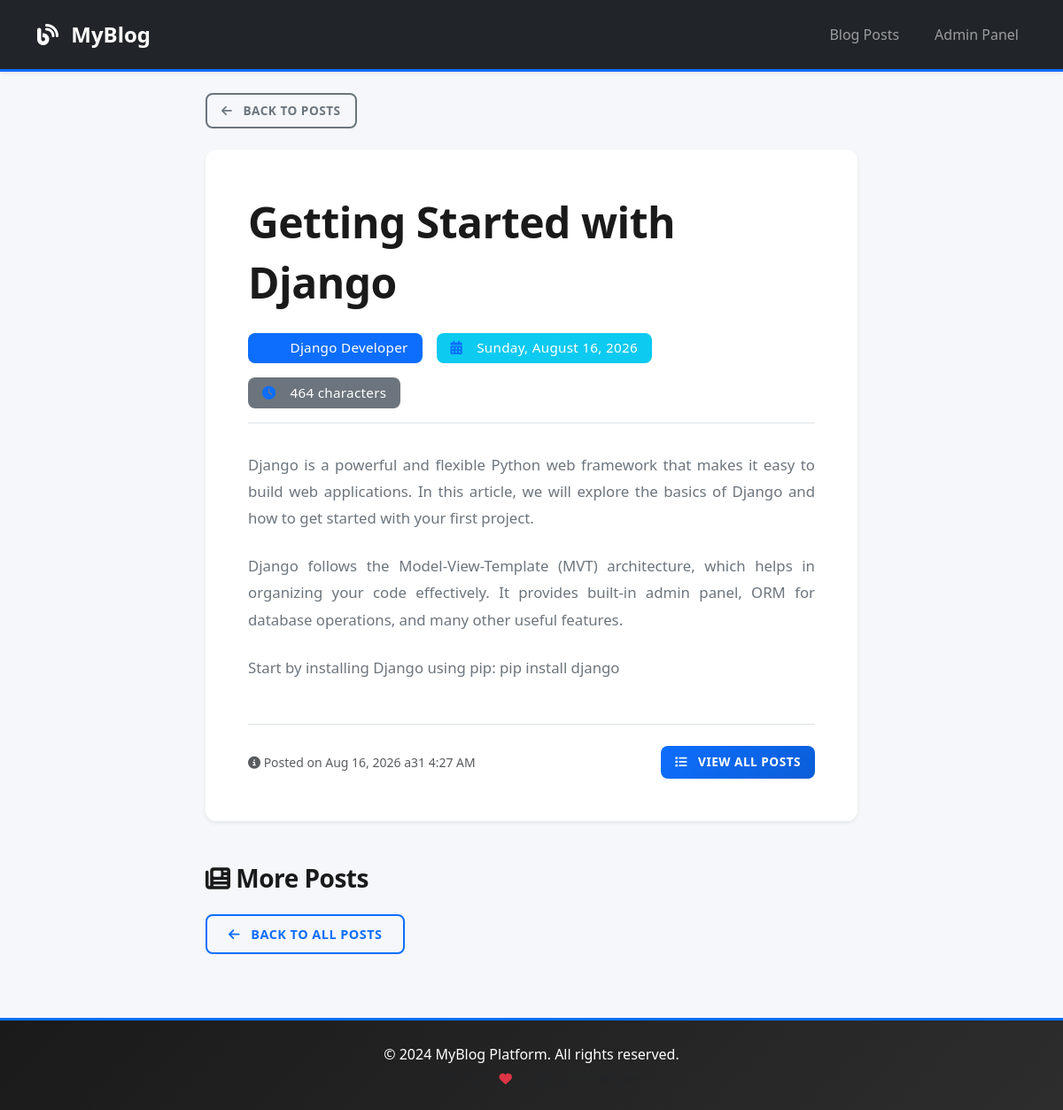
The app's page /post/2/ with its own data.
### blog/models.py (models this page shows, shortened)
class Blog(models.Model):
    title = models.CharField(max_length=200)
    content = models.TextField()
    author =  models.CharField(max_length=50)
    created_at = models.DateTimeField(auto_now_add=True)

### blog/views.py (the view)
# urls.py: path('post/<int:pk>/', views.blog_detail, name='blog_detail'),
def blog_detail(request, pk):
    blog = get_object_or_404(Blog, pk=pk)
    context = {
        'blog': blog,
    }
    return render(request, 'blog/blog_detail.html', context)

### templates/blog/blog_detail.html (shortened to what this page needs)
{% extends "base.html" %}
{% load i18n %}
{% block content %}
<div class="row">
    <div class="col-md-8 mx-auto">
        <div class="mb-4">
            <a href="{% url 'blog_list' %}" class="btn btn-outline-secondary btn-sm">
                <i class="fas fa-arrow-left"></i> Back to Posts
            </a>
        </div>
        <article class="blog-detail card shadow-sm">
            <div class="card-body p-5">
                <h1 class="display-5 fw-bold mb-4">{{ blog.title }}</h1>
                <div class="blog-meta mb-4 pb-3 border-bottom">
                    <div class="row g-3">
                        <div class="col-auto">
                            <span class="badge bg-primary">
                                <i class="fas fa-user-circle"></i> {{ blog.author }}
                            </span>
                        </div>
                        <div class="col-auto">
                            <span class="badge bg-info">
                                <i class="fas fa-calendar-alt"></i> {{ blog.created_at|date:"l, F d, Y" }}
                            </span>
                        </div>
                        <div class="col-auto">
                            <span class="badge bg-secondary">
                                <i class="fas fa-clock"></i> {% blocktrans count counter=blog.content|length %}{{ counter }} character{% plural %}{{ counter }} characters{% endblocktrans %}
                            </span>
                        </div>
                    </div>
                </div>
                <div class="blog-content lead text-secondary lh-lg">
                    {{ blog.content|linebreaks }}
                </div>
                <div class="mt-5 pt-4 border-top">
                    <div class="d-flex justify-content-between align-items-center">
                        <div>
                            <small class="text-muted">
                                <i class="fas fa-info-circle"></i> Posted on {{ blog.created_at|date:"M d, Y \\at g:i A" }}
                            </small>
                        </div>
                        <a href="{% url 'blog_list' %}" class="btn btn-primary btn-sm">
                            <i class="fas fa-list"></i> View All Posts
                        </a>
                    </div>
                </div>
            </div>
        </article>
        <div class="mt-5">
            <h3 class="mb-4">
                <i class="fas fa-newspaper"></i> More Posts
            </h3>
            <a href="{% url 'blog_list' %}" class="btn btn-outline-primary">
                <i class="fas fa-arrow-left"></i> Back to All Posts
            </a>
        </div>
    </div>
</div>
{% endblock %}

### static/css/style.css (style rules this page uses)
:root { --primary-color: #0d6efd; --secondary-color: #6c757d; --success-color: #198754; --danger-color: #dc3545; --warning-color: #ffc107; --info-color: #0dcaf0; --dark-color: #212529; --light-color: #f8f9fa; --transition: all 0.3s ease; }
* { margin: 0; padding: 0; box-sizing: border-box; }
html, body { height: 100%; }
body { display: flex; flex-direction: column; font-family: 'Segoe UI', Tahoma, Geneva, Verdana, sans-serif; background-color: #f5f7fa; color: #333; }
h1, h2, h3, h4, h5, h6 { font-weight: 600; color: #1a1a1a; letter-spacing: -0.5px; }
p { font-size: 1.05rem; line-height: 1.8; }
a { transition: var(--transition); }
.blog-meta { display: flex; gap: 1rem; font-size: 0.95rem; }
.blog-meta span { display: flex; align-items: center; gap: 0.5rem; }
.blog-meta i { color: var(--primary-color); }
.btn { border-radius: 8px; font-weight: 600; padding: 0.6rem 1.5rem; transition: var(--transition); text-transform: uppercase; font-size: 0.9rem; letter-spacing: 0.5px; }
.btn-primary { background: linear-gradient(135deg, var(--primary-color), #0b5ed7); border: none; }
.btn-outline-secondary { border-width: 2px; color: var(--secondary-color); }
.btn-outline-primary { border-width: 2px; color: var(--primary-color); }
.btn-sm { padding: 0.5rem 1rem; font-size: 0.85rem; }
.btn i { margin-right: 0.5rem; }
.blog-detail { border: none; border-radius: 12px; background: white; animation: fadeIn 0.6s ease; }
.blog-detail .card-body { position: relative; }
.blog-detail h1 { line-height: 1.4; margin-bottom: 1.5rem; }
.blog-meta { display: flex; flex-wrap: wrap; gap: 1rem; align-items: center; }
.badge { padding: 0.6rem 1rem; font-size: 0.95rem; font-weight: 500; letter-spacing: 0.3px; border-radius: 8px; }
.badge i { margin-right: 0.5rem; }
.blog-content { font-size: 1.1rem; line-height: 2; color: #505050; margin: 2rem 0; }
.blog-content p { margin-bottom: 1.5rem; text-align: justify; }
.blog-content p:last-child { margin-bottom: 0; }

### records on screen
Blog: title "Getting Started with Django", author "Django Developer", created_at "Sunday, August 16, 2026", content "Django is a powerful and flexible Python web framework that makes it easy to build web applications. In this article, we will explore the basics of Django and how to get started with your first project. Django follows the Model-View-Template (MVT) architecture, which helps in organizing your code effectively. It provides built-in admin panel, ORM for database operations, and many other useful features. Start by installing Django using pip: pip install django", created_at "Aug 16, 2026 a31 4:27 AM"
